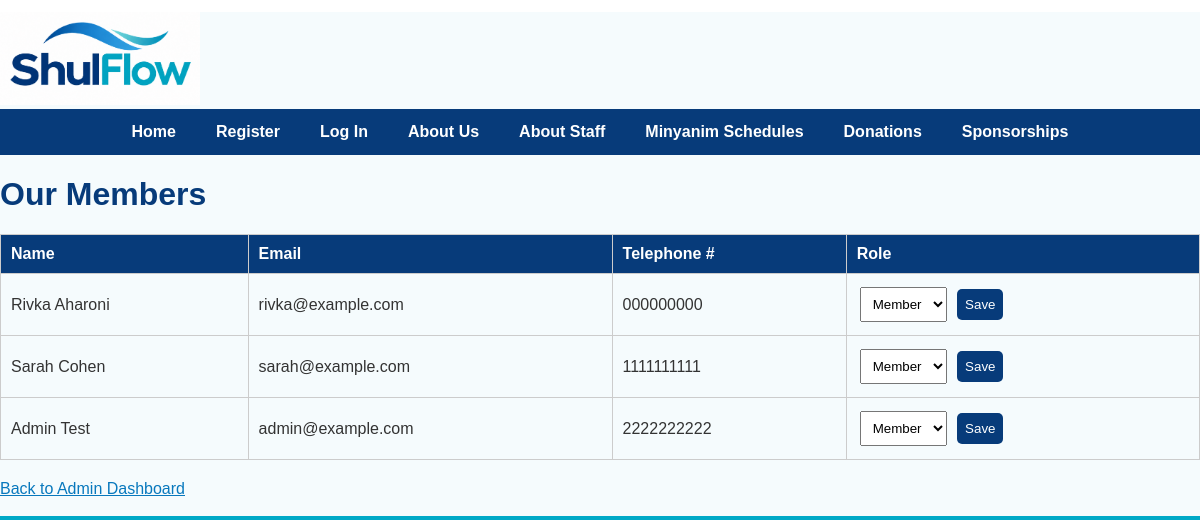
/members.php, run on the app's committed database.
### tables this page shows
CREATE TABLE `user_info` (
  `user_id` int(11) NOT NULL,
  `first_name` varchar(50) NOT NULL,
  `last_name` varchar(50) NOT NULL,
  `email` varchar(50) NOT NULL,
  `tel` varchar(10) DEFAULT NULL,
  `password_hash` varchar(255) NOT NULL,
  `role_id` int(11) NOT NULL DEFAULT 2
);

### members.php (the view, shortened to what this page needs)
<?php
require_once 'db_connect.php';
$sql = "SELECT user_id, first_name, last_name, email, tel, role_id
        FROM user_info";
$result = $conn->query($sql);
include 'header.php';
?>
<h1>Our Members</h1>
<table class="table">
    <thead>
        <tr>
            <th>Name</th>
            <th>Email</th>
            <th>Telephone #</th>
            <th>Role</th>
        </tr>
    </thead>
    <tbody>
        <?php while ($row = $result->fetch_assoc()): ?>
            <tr>
                <td>
                    <?= htmlspecialchars(
                        $row['first_name'] . ' ' . $row['last_name']
                    ) ?>
                </td>
                <td>
                    <?= htmlspecialchars($row['email'] ?? '') ?>
                </td>
                <td>
                    <?= htmlspecialchars($row['tel'] ?? '') ?>
                </td>
                <td>
                    <form method="POST" action="members.php">
                        <select name="role_id" required>
                            <option value="2"
                                <?= (int)$row['role_id'] === 2
                                    ? 'selected' : '' ?>>
                                Member
                            </option>
                        </select>
                        <button type="submit" name="update_role">
                            Save
                        </button>
                    </form>
                </td>
            </tr>
        <?php endwhile; ?>
    </tbody>
</table>
<?php
echo "<a href='admin_dashboard.php'>Back to Admin Dashboard</a><br><br>";
?>

### header.php (shortened to what this page needs)
<!DOCTYPE html>
<html class="site-header">
    <head>
        <link rel="stylesheet" href="style.css?v=3" >
    </head>
    <body>
        <header>
            <a href="index.php" >
                <img src="ShulFlow logo.png" alt="ShulFlow Logo" class="site-logo">
            </a>
            <?php include 'menu.php' ?>
        </header>

### menu.php
<nav class="site-menu">
    <ul>
        <li><a href="index.php">Home</a></li>
        <li><a href="register.php">Register</a></li>
        <li><a href="login.php">Log In</a></li>
        <li><a href="about.php">About Us</a></li>
        <li><a href="staff.php">About Staff</a></li>
        <li><a href="schedule.php">Minyanim Schedules</a></li>
        <li><a href="donations.php">Donations</a></li>
        <li><a href="sponsorships.php">Sponsorships</a></li>
    </ul>
</nav>

### style.css (style rules this page uses)
body { margin: 0; font-family: Arial, Helvetica, sans-serif; background-color: #f5fbfd; color: #333333; }
.site-header { background-color: white; padding-top: 12px; border-bottom: 4px solid #00a9c7; }
.site-logo { width: 200px; height: auto; }
.site-menu { background-color: #073b7a; }
.site-menu ul { list-style-type: none; margin: 0; padding: 0; display: flex; justify-content: center; }
.site-menu li { margin: 0; }
.site-menu a { display: block; padding: 14px 20px; color: white; text-decoration: none; font-weight: bold; }
h1 { color: #073b7a; }
a { color: #0878bd; }
.table { width: 100%; border-collapse: collapse; margin: 20px 0; }
.table th, .table td { border: 1px solid #ccc; padding: 10px; text-align: left; }
.table th { background-color: #073b7a; color: white; }
.table tr:nth-child(even) { background-color: #f5fbfd; }
.table select, .table button { padding: 8px; margin: 3px; }
.table button { background-color: #073b7a; color: white; border: none; border-radius: 5px; cursor: pointer; }

### data on the page
user_info: first_name+last_name "Rivka Aharoni", email "rivka@example.com", tel "000000000", role_id "Member"
user_info: first_name+last_name "Sarah Cohen", email "sarah@example.com", tel "1111111111", role_id "Member"
user_info: first_name+last_name "Admin Test", email "admin@example.com", tel "2222222222", role_id "Member"
